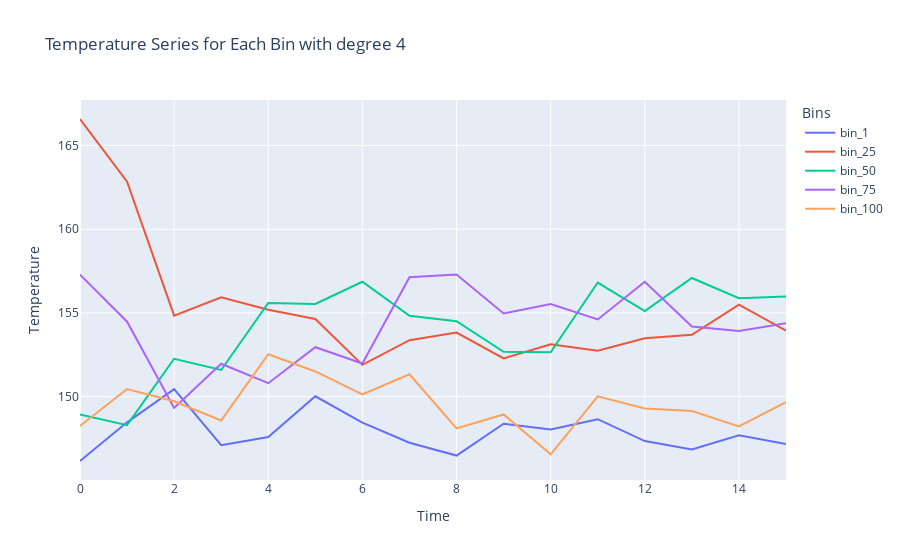
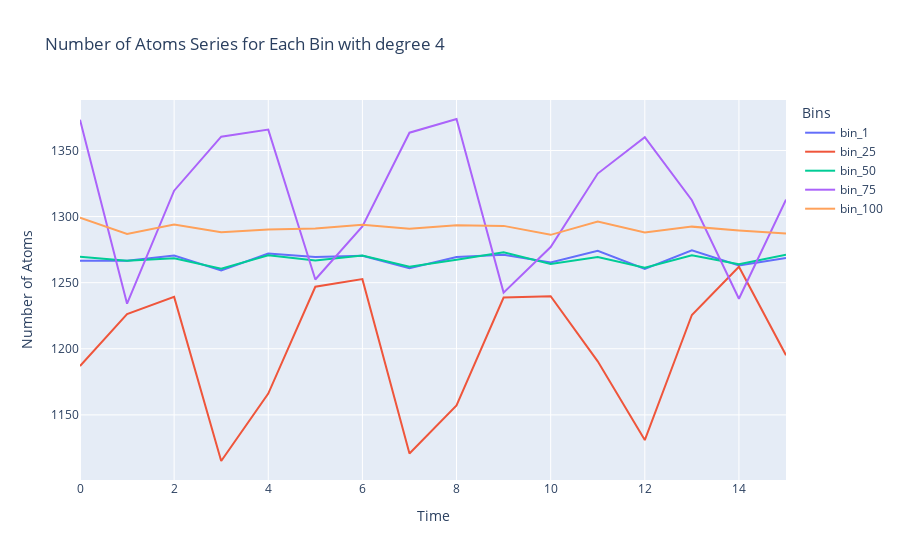

Source (notebook cell) for these figures, in order:
### Code cell
temp_4 = TempGrapher(4)
temp_4.plot_total_summary()

num_4 = NumAtomsGrapher(4)
num_4.plot_total_summary()

### Figure 1 — Plotly figure (JSON) as saved in the notebook; plotly's stock layout.template omitted (floating-point values rounded to 4 significant figures)
{"data": [{"hovertemplate": "Bins=bin_1<br>Time=%{x}<br>Temperature=%{y}<extra></extra>", "legendgroup": "bin_1", "line": {"color": "#636efa", "dash": "solid"}, "marker": {"symbol": "circle"}, "mode": "lines", "name": "bin_1", "orientation": "v", "showlegend": true, "type": "scatter", "x": [0, 1, 2, 3, 4, 5, 6, 7, 8, 9, 10, 11, 12, 13, 14, 15], "xaxis": "x", "y": [146.2, 148.5, 150.4, 147.1, 147.6, 150.0, 148.5, 147.2, 146.5, 148.4, 148.0, 148.7, 147.3, 146.8, 147.7, 147.2], "yaxis": "y"}, {"hovertemplate": "Bins=bin_25<br>Time=%{x}<br>Temperature=%{y}<extra></extra>", "legendgroup": "bin_25", "line": {"color": "#EF553B", "dash": "solid"}, "marker": {"symbol": "circle"}, "mode": "lines", "name": "bin_25", "orientation": "v", "showlegend": true, "type": "scatter", "x": [0, 1, 2, 3, 4, 5, 6, 7, 8, 9, 10, 11, 12, 13, 14, 15], "xaxis": "x", "y": [166.6, 162.8, 154.8, 155.9, 155.2, 154.6, 151.9, 153.4, 153.8, 152.3, 153.1, 152.7, 153.5, 153.7, 155.5, 153.9], "yaxis": "y"}, {"hovertemplate": "Bins=bin_50<br>Time=%{x}<br>Temperature=%{y}<extra></extra>", "legendgroup": "bin_50", "line": {"color": "#00cc96", "dash": "solid"}, "marker": {"symbol": "circle"}, "mode": "lines", "name": "bin_50", "orientation": "v", "showlegend": true, "type": "scatter", "x": [0, 1, 2, 3, 4, 5, 6, 7, 8, 9, 10, 11, 12, 13, 14, 15], "xaxis": "x", "y": [148.9, 148.3, 152.3, 151.6, 155.6, 155.5, 156.9, 154.8, 154.5, 152.7, 152.6, 156.8, 155.1, 157.1, 155.9, 156.0], "yaxis": "y"}, {"hovertemplate": "Bins=bin_75<br>Time=%{x}<br>Temperature=%{y}<extra></extra>", "legendgroup": "bin_75", "line": {"color": "#ab63fa", "dash": "solid"}, "marker": {"symbol": "circle"}, "mode": "lines", "name": "bin_75", "orientation": "v", "showlegend": true, "type": "scatter", "x": [0, 1, 2, 3, 4, 5, 6, 7, 8, 9, 10, 11, 12, 13, 14, 15], "xaxis": "x", "y": [157.3, 154.5, 149.3, 152.0, 150.8, 153.0, 152.0, 157.1, 157.3, 155.0, 155.5, 154.6, 156.9, 154.2, 153.9, 154.4], "yaxis": "y"}, {"hovertemplate": "Bins=bin_100<br>Time=%{x}<br>Temperature=%{y}<extra></extra>", "legendgroup": "bin_100", "line": {"color": "#FFA15A", "dash": "solid"}, "marker": {"symbol": "circle"}, "mode": "lines", "name": "bin_100", "orientation": "v", "showlegend": true, "type": "scatter", "x": [0, 1, 2, 3, 4, 5, 6, 7, 8, 9, 10, 11, 12, 13, 14, 15], "xaxis": "x", "y": [148.2, 150.5, 149.7, 148.6, 152.5, 151.5, 150.1, 151.3, 148.1, 148.9, 146.6, 150.0, 149.3, 149.1, 148.2, 149.7], "yaxis": "y"}], "layout": {"legend": {"title": {"text": "Bins"}, "tracegroupgap": 0}, "title": {"text": "Temperature Series for Each Bin with degree 4"}, "xaxis": {"anchor": "y", "domain": [0, 1], "title": {"text": "Time"}}, "yaxis": {"anchor": "x", "domain": [0, 1], "title": {"text": "Temperature"}}}}

### Figure 2 — Plotly figure (JSON) as saved in the notebook; plotly's stock layout.template omitted (floating-point values rounded to 4 significant figures)
{"data": [{"hovertemplate": "Bins=bin_1<br>Time=%{x}<br>Number of Atoms=%{y}<extra></extra>", "legendgroup": "bin_1", "line": {"color": "#636efa", "dash": "solid"}, "marker": {"symbol": "circle"}, "mode": "lines", "name": "bin_1", "orientation": "v", "showlegend": true, "type": "scatter", "x": [0, 1, 2, 3, 4, 5, 6, 7, 8, 9, 10, 11, 12, 13, 14, 15], "xaxis": "x", "y": [1267.0, 1267.0, 1271.0, 1259.0, 1272.0, 1269.0, 1270.0, 1261.0, 1269.0, 1271.0, 1265.0, 1274.0, 1260.0, 1274.0, 1263.0, 1269.0], "yaxis": "y"}, {"hovertemplate": "Bins=bin_25<br>Time=%{x}<br>Number of Atoms=%{y}<extra></extra>", "legendgroup": "bin_25", "line": {"color": "#EF553B", "dash": "solid"}, "marker": {"symbol": "circle"}, "mode": "lines", "name": "bin_25", "orientation": "v", "showlegend": true, "type": "scatter", "x": [0, 1, 2, 3, 4, 5, 6, 7, 8, 9, 10, 11, 12, 13, 14, 15], "xaxis": "x", "y": [1187, 1226.0, 1239.0, 1115.0, 1166.0, 1247.0, 1253.0, 1121.0, 1157.0, 1239.0, 1240.0, 1191.0, 1131.0, 1226.0, 1262.0, 1195.0], "yaxis": "y"}, {"hovertemplate": "Bins=bin_50<br>Time=%{x}<br>Number of Atoms=%{y}<extra></extra>", "legendgroup": "bin_50", "line": {"color": "#00cc96", "dash": "solid"}, "marker": {"symbol": "circle"}, "mode": "lines", "name": "bin_50", "orientation": "v", "showlegend": true, "type": "scatter", "x": [0, 1, 2, 3, 4, 5, 6, 7, 8, 9, 10, 11, 12, 13, 14, 15], "xaxis": "x", "y": [1270.0, 1267.0, 1268.0, 1261.0, 1271.0, 1267.0, 1270.0, 1262.0, 1267.0, 1273.0, 1264.0, 1269.0, 1261.0, 1271.0, 1264.0, 1271.0], "yaxis": "y"}, {"hovertemplate": "Bins=bin_75<br>Time=%{x}<br>Number of Atoms=%{y}<extra></extra>", "legendgroup": "bin_75", "line": {"color": "#ab63fa", "dash": "solid"}, "marker": {"symbol": "circle"}, "mode": "lines", "name": "bin_75", "orientation": "v", "showlegend": true, "type": "scatter", "x": [0, 1, 2, 3, 4, 5, 6, 7, 8, 9, 10, 11, 12, 13, 14, 15], "xaxis": "x", "y": [1373.0, 1234.0, 1320.0, 1360.0, 1366.0, 1252.0, 1292.0, 1363.0, 1374.0, 1242.0, 1277.0, 1333.0, 1360.0, 1312.0, 1238.0, 1313.0], "yaxis": "y"}, {"hovertemplate": "Bins=bin_100<br>Time=%{x}<br>Number of Atoms=%{y}<extra></extra>", "legendgroup": "bin_100", "line": {"color": "#FFA15A", "dash": "solid"}, "marker": {"symbol": "circle"}, "mode": "lines", "name": "bin_100", "orientation": "v", "showlegend": true, "type": "scatter", "x": [0, 1, 2, 3, 4, 5, 6, 7, 8, 9, 10, 11, 12, 13, 14, 15], "xaxis": "x", "y": [1299.0, 1287.0, 1294.0, 1288.0, 1290.0, 1291.0, 1294.0, 1291.0, 1293.0, 1293.0, 1286.0, 1296.0, 1288.0, 1292.0, 1290.0, 1287.0], "yaxis": "y"}], "layout": {"legend": {"title": {"text": "Bins"}, "tracegroupgap": 0}, "title": {"text": "Number of Atoms Series for Each Bin with degree 4"}, "xaxis": {"anchor": "y", "domain": [0, 1], "title": {"text": "Time"}}, "yaxis": {"anchor": "x", "domain": [0, 1], "title": {"text": "Number of Atoms"}}}}
